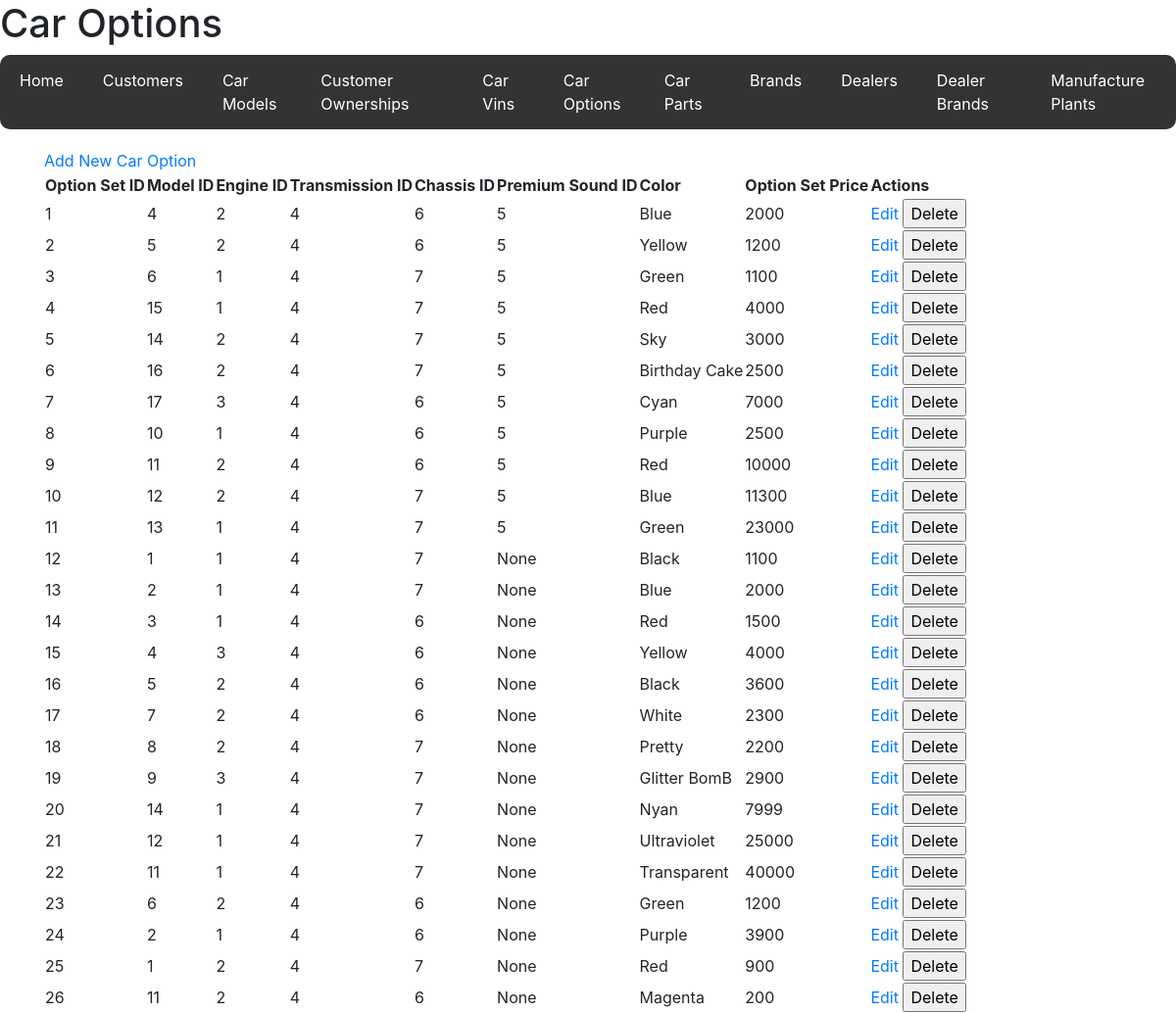
Page /car_options on the committed database.
### code/models.py (models this page shows)
class CarOption(db.Model):
    __tablename__ = "Car_Options"
    option_set_id = db.Column(db.Integer, primary_key=True)
    model_id = db.Column(db.Integer, db.ForeignKey("Models.model_id"))
    engine_id = db.Column(db.Integer, db.ForeignKey("Engines.engine_id"))
    transmission_id = db.Column(db.Integer)
    chassis_id = db.Column(db.Integer)
    premium_sound_id = db.Column(db.Integer)
    color = db.Column(db.String(10))
    option_set_price = db.Column(db.Integer)
    car_vins = db.relationship("CarVin", back_populates="car_option")
    car_model = db.relationship("CarModel", back_populates="car_options")
    engine = db.relationship("Engine", back_populates="car_options")

### code/routes/caroptions.py (the view, shortened to what this page needs)
@caroptions_bp.route("/car_options", methods=["GET", "POST"])
def car_options():
    car_options = CarOption.query.all()
    return render_template("car_options.html", car_options=car_options)

### code/templates/car_options.html
{% extends 'base.html' %} {% block title %} Car Options {% endblock %} {% block
header %}
<h1>Car Options</h1>
{% endblock %} {% block content %}
<a href="{{ url_for('caroptions.new_car_option') }}">Add New Car Option</a>
<table>
  <thead>
    <tr>
      <th>Option Set ID</th>
      <th>Model ID</th>
      <th>Engine ID</th>
      <th>Transmission ID</th>
      <th>Chassis ID</th>
      <th>Premium Sound ID</th>
      <th>Color</th>
      <th>Option Set Price</th>
      <th>Actions</th>
    </tr>
  </thead>
  <tbody>
    {% for option in car_options %}
    <tr>
      <td>{{ option.option_set_id }}</td>
      <td>{{ option.model_id }}</td>
      <td>{{ option.engine_id }}</td>
      <td>{{ option.transmission_id }}</td>
      <td>{{ option.chassis_id }}</td>
      <td>{{ option.premium_sound_id }}</td>
      <td>{{ option.color }}</td>
      <td>{{ option.option_set_price }}</td>
      <td>
        <a
          href="{{ url_for('caroptions.view_car_option', option_set_id=option.option_set_id) }}"
          >Edit</a
        >
        <form
          action="{{ url_for('caroptions.delete_car_option', option_set_id=option.option_set_id) }}"
          method="post"
          style="display: inline"
        >
          <input
            type="submit"
            value="Delete"
            onclick="return confirm('Are you sure?');"
          />
        </form>
      </td>
    </tr>
    {% endfor %}
  </tbody>
</table>
{% endblock %}

### rows in the picture
CarOption: option_set_id "1", model_id "4", engine_id "2", transmission_id "4", chassis_id "6", premium_sound_id "5", color "Blue", option_set_price "2000"
CarOption: option_set_id "2", model_id "5", engine_id "2", transmission_id "4", chassis_id "6", premium_sound_id "5", color "Yellow", option_set_price "1200"
CarOption: option_set_id "3", model_id "6", engine_id "1", transmission_id "4", chassis_id "7", premium_sound_id "5", color "Green", option_set_price "1100"
CarOption: option_set_id "4", model_id "15", engine_id "1", transmission_id "4", chassis_id "7", premium_sound_id "5", color "Red", option_set_price "4000"
CarOption: option_set_id "5", model_id "14", engine_id "2", transmission_id "4", chassis_id "7", premium_sound_id "5", color "Sky", option_set_price "3000"
CarOption: option_set_id "6", model_id "16", engine_id "2", transmission_id "4", chassis_id "7", premium_sound_id "5", color "Birthday Cake", option_set_price "2500"
CarOption: option_set_id "7", model_id "17", engine_id "3", transmission_id "4", chassis_id "6", premium_sound_id "5", color "Cyan", option_set_price "7000"
CarOption: option_set_id "8", model_id "10", engine_id "1", transmission_id "4", chassis_id "6", premium_sound_id "5", color "Purple", option_set_price "2500"
CarOption: option_set_id "9", model_id "11", engine_id "2", transmission_id "4", chassis_id "6", premium_sound_id "5", color "Red", option_set_price "10000"
CarOption: option_set_id "10", model_id "12", engine_id "2", transmission_id "4", chassis_id "7", premium_sound_id "5", color "Blue", option_set_price "11300"
CarOption: option_set_id "11", model_id "13", engine_id "1", transmission_id "4", chassis_id "7", premium_sound_id "5", color "Green", option_set_price "23000"
CarOption: option_set_id "12", model_id "1", engine_id "1", transmission_id "4", chassis_id "7", premium_sound_id "None", color "Black", option_set_price "1100"
CarOption: option_set_id "13", model_id "2", engine_id "1", transmission_id "4", chassis_id "7", premium_sound_id "None", color "Blue", option_set_price "2000"
CarOption: option_set_id "14", model_id "3", engine_id "1", transmission_id "4", chassis_id "6", premium_sound_id "None", color "Red", option_set_price "1500"
CarOption: option_set_id "15", model_id "4", engine_id "3", transmission_id "4", chassis_id "6", premium_sound_id "None", color "Yellow", option_set_price "4000"
CarOption: option_set_id "16", model_id "5", engine_id "2", transmission_id "4", chassis_id "6", premium_sound_id "None", color "Black", option_set_price "3600"
CarOption: option_set_id "17", model_id "7", engine_id "2", transmission_id "4", chassis_id "6", premium_sound_id "None", color "White", option_set_price "2300"
CarOption: option_set_id "18", model_id "8", engine_id "2", transmission_id "4", chassis_id "7", premium_sound_id "None", color "Pretty", option_set_price "2200"
CarOption: option_set_id "19", model_id "9", engine_id "3", transmission_id "4", chassis_id "7", premium_sound_id "None", color "Glitter BomB", option_set_price "2900"
CarOption: option_set_id "20", model_id "14", engine_id "1", transmission_id "4", chassis_id "7", premium_sound_id "None", color "Nyan", option_set_price "7999"
CarOption: option_set_id "21", model_id "12", engine_id "1", transmission_id "4", chassis_id "7", premium_sound_id "None", color "Ultraviolet", option_set_price "25000"
CarOption: option_set_id "22", model_id "11", engine_id "1", transmission_id "4", chassis_id "7", premium_sound_id "None", color "Transparent", option_set_price "40000"
CarOption: option_set_id "23", model_id "6", engine_id "2", transmission_id "4", chassis_id "6", premium_sound_id "None", color "Green", option_set_price "1200"
CarOption: option_set_id "24", model_id "2", engine_id "1", transmission_id "4", chassis_id "6", premium_sound_id "None", color "Purple", option_set_price "3900"
CarOption: option_set_id "25", model_id "1", engine_id "2", transmission_id "4", chassis_id "7", premium_sound_id "None", color "Red", option_set_price "900"
CarOption: option_set_id "26", model_id "11", engine_id "2", transmission_id "4", chassis_id "6", premium_sound_id "None", color "Magenta", option_set_price "200"
